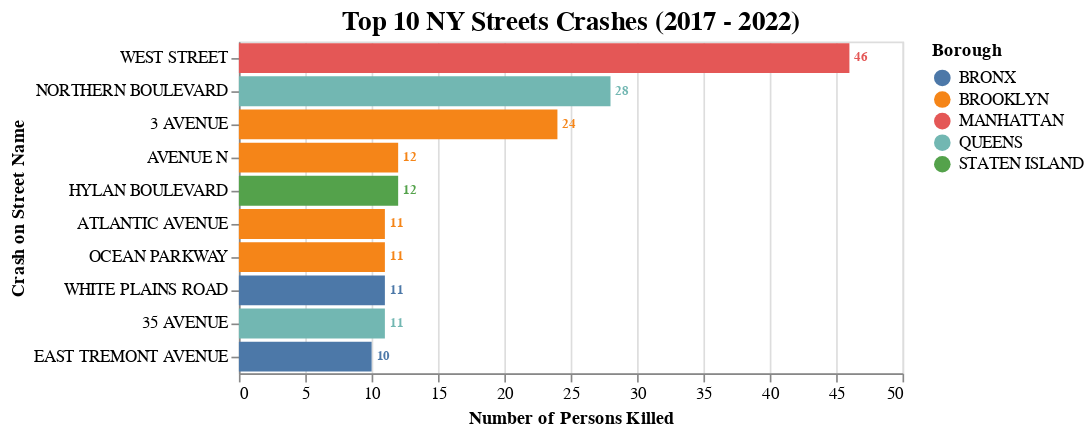

The notebook cell saved with this chart:
### Code cell
# Use Altair to visualise the top 10 NY streets with crashes resulting in death (2017-2022)
lst = [11, 46, 11, 28, 12, 10, 12, 11, 11, 24]
chart2 = (
    alt.Chart(df_street.head(10))
    .mark_bar()
    .encode(
        x=alt.X("number_of_persons_killed:Q", title="Number of Persons Killed"),
        y=alt.Y("on_street_name:N", sort=lst, title="Crash on Street Name"),
        color=alt.Color("borough:N", legend=alt.Legend(title="Borough")),
    )
)
text2 = chart2.mark_text(
    align="left", baseline="middle", dx=3, fontStyle="bold", fontSize=8
).encode(text=alt.Text("number_of_persons_killed:Q"))

final2 = (
    (chart2 + text2)
    .properties(title="Top 10 NY Streets Crashes (2017 - 2022)")
    .configure_title(fontSize=16, font="Courier", align="center", color="black")
)
final2

### Figure 1 — Vega-Lite specification as saved in the notebook (floating-point values rounded to 4 significant figures)
{"usermeta": {"embedOptions": {"theme": "fivethirtyeight"}}, "config": {"view": {"continuousWidth": 400, "continuousHeight": 300}, "title": {"align": "center", "color": "black", "font": "Courier", "fontSize": 16}}, "layer": [{"mark": "bar", "encoding": {"color": {"field": "borough", "legend": {"title": "Borough"}, "type": "nominal"}, "x": {"field": "number_of_persons_killed", "title": "Number of Persons Killed", "type": "quantitative"}, "y": {"field": "on_street_name", "sort": [11, 46, 11, 28, 12, 10, 12, 11, 11, 24], "title": "Crash on Street Name", "type": "nominal"}}}, {"mark": {"type": "text", "align": "left", "baseline": "middle", "dx": 3, "fontSize": 8, "fontStyle": "bold"}, "encoding": {"color": {"field": "borough", "legend": {"title": "Borough"}, "type": "nominal"}, "text": {"field": "number_of_persons_killed", "type": "quantitative"}, "x": {"field": "number_of_persons_killed", "title": "Number of Persons Killed", "type": "quantitative"}, "y": {"field": "on_street_name", "sort": [11, 46, 11, 28, 12, 10, 12, 11, 11, 24], "title": "Crash on Street Name", "type": "nominal"}}}], "data": {"name": "data-56cd25e490733ff1c170623be4dd5798"}, "title": "Top 10 NY Streets Crashes (2017 - 2022)", "$schema": "https://vega.github.io/schema/vega-lite/v4.17.0.json", "datasets": {"data-56cd25e490733ff1c170623be4dd5798": [{"borough": "MANHATTAN", "on_street_name": "WEST STREET                     ", "number_of_persons_killed": 46}, {"borough": "QUEENS", "on_street_name": "NORTHERN BOULEVARD              ", "number_of_persons_killed": 28}, {"borough": "BROOKLYN", "on_street_name": "3 AVENUE                        ", "number_of_persons_killed": 24}, {"borough": "BROOKLYN", "on_street_name": "AVENUE N                        ", "number_of_persons_killed": 12}, {"borough": "STATEN ISLAND", "on_street_name": "HYLAN BOULEVARD                 ", "number_of_persons_killed": 12}, {"borough": "BROOKLYN", "on_street_name": "ATLANTIC AVENUE                 ", "number_of_persons_killed": 11}, {"borough": "BROOKLYN", "on_street_name": "OCEAN PARKWAY                   ", "number_of_persons_killed": 11}, {"borough": "BRONX", "on_street_name": "WHITE PLAINS ROAD               ", "number_of_persons_killed": 11}, {"borough": "QUEENS", "on_street_name": "35 AVENUE                       ", "number_of_persons_killed": 11}, {"borough": "BRONX", "on_street_name": "EAST TREMONT AVENUE             ", "number_of_persons_killed": 10}]}}
